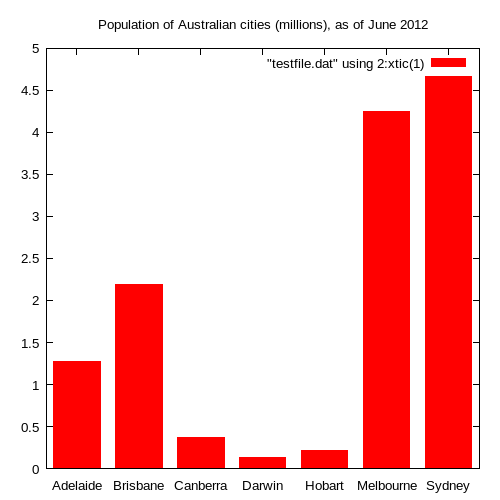

The script that saved this image:
set terminal pngcairo font "arial,10" size 500,500
set output 'barchart.png'
set boxwidth 0.75
set style fill solid
set title "Population of Australian cities (millions), as of June 2012"
plot "testfile.dat" using 2:xtic(1) with boxes